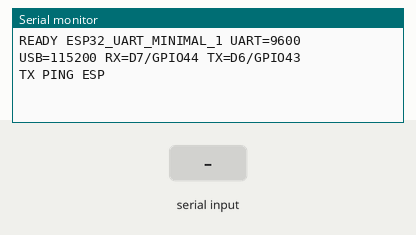
Recording of a sketch running on a simulated ESP32. Shown: the last lines printed to the serial monitor. Inputs (shaded band) come from the test bench.

Above: at 1.2 s.
1.3 s: "PING UNO\n" received over the second serial link
At 1.9 s:
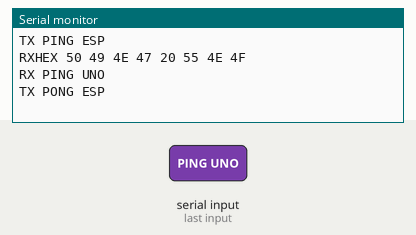
2.8 s: "PONG UNO\n" received over the second serial link
At 4.0 s:
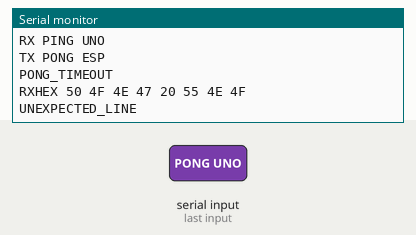
4.3 s: "DBG \n" received over the second serial link
At 4.9 s:
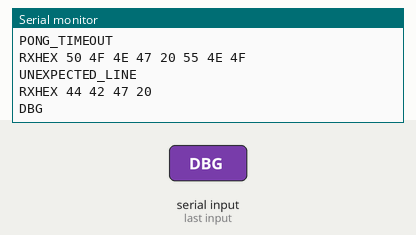
5.8 s: "1\n" received over the second serial link
At 6.4 s:
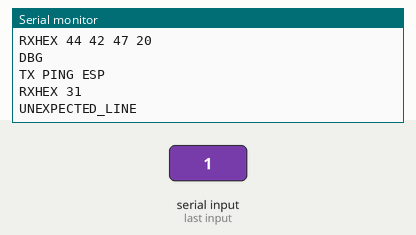

Measured:
- after the input at 1.3 s, the serial monitor: prints a new line at once (image 1)
- after the input at 2.8 s, the serial monitor: prints a new line at once (image 2)
- after the input at 4.3 s, the serial monitor: prints a new line at once (image 3)
- after the input at 5.8 s, the serial monitor: prints a new line at once (image 4)

The sketch:

ESP32UartMinimal.ino
```cpp
#include <Arduino.h>
#include <string.h>

HardwareSerial benchUart(1);
char input[64];
uint8_t used = 0;
bool overflow = false, awaitingPong = false;
uint32_t nextPing = 0, pingAt = 0, pongCount = 0;

void sendLine(const char *line) {
  benchUart.println(line);
  Serial.print("TX "); Serial.println(line);
}

void acceptLine() {
  input[used] = '\0';
  Serial.print("RXHEX");
  for (uint8_t i = 0; i < used; ++i) {
    Serial.print(' ');
    if ((uint8_t)input[i] < 16) Serial.print('0');
    Serial.print((uint8_t)input[i], HEX);
  }
  Serial.println();
  if (overflow) { Serial.println("LINE_OVERFLOW"); return; }
  if (strcmp(input, "PING UNO") == 0) {
    Serial.println("RX PING UNO");
    sendLine("PONG ESP");
  } else if (strcmp(input, "PONG UNO") == 0 && awaitingPong) {
    awaitingPong = false;
    Serial.print("ROUND_TRIP_OK count="); Serial.println(++pongCount);
  } else if (strncmp(input, "DBG ", 4) == 0) {
    Serial.println(input);
  } else Serial.println("UNEXPECTED_LINE");
}

void setup() {
  Serial.begin(115200);
  benchUart.begin(9600, SERIAL_8N1, 44, 43);
  // Do not wait for a USB monitor; GPIO UART works without one.
  Serial.println("READY ESP32_UART_MINIMAL_1 UART=9600 USB=115200 RX=D7/GPIO44 TX=D6/GPIO43");
  nextPing = millis() + 1000;
}

void loop() {
  while (benchUart.available()) {
    char c = benchUart.read();
    if (c == '\r') continue;
    if (c == '\n') { acceptLine(); used = 0; overflow = false; }
    else if (used < sizeof(input) - 1) input[used++] = c;
    else overflow = true;
  }
  uint32_t now = millis();
  if (awaitingPong && now - pingAt >= 1500) {
    awaitingPong = false;
    Serial.println("PONG_TIMEOUT");
  }
  if ((int32_t)(now - nextPing) >= 0) {
    nextPing = now + 4000; pingAt = now; awaitingPong = true;
    sendLine("PING ESP");
  }
  delay(1);
}
```
